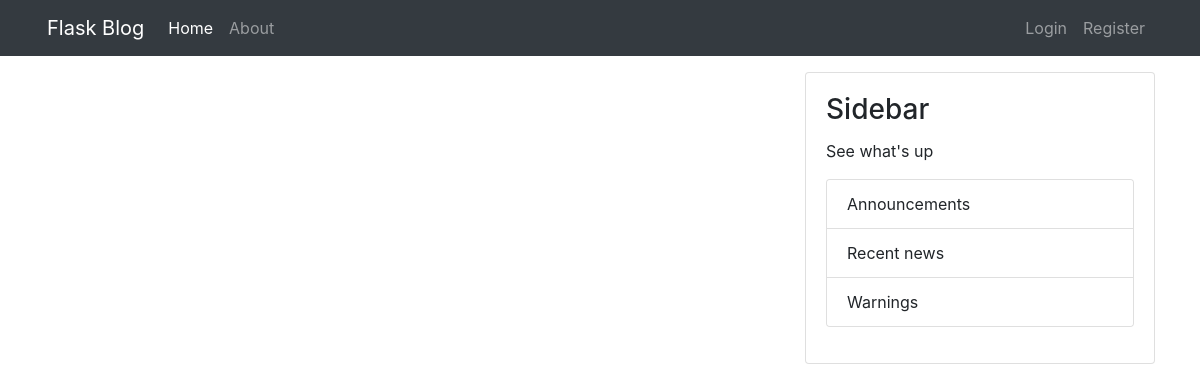
Before: / with the older database file.
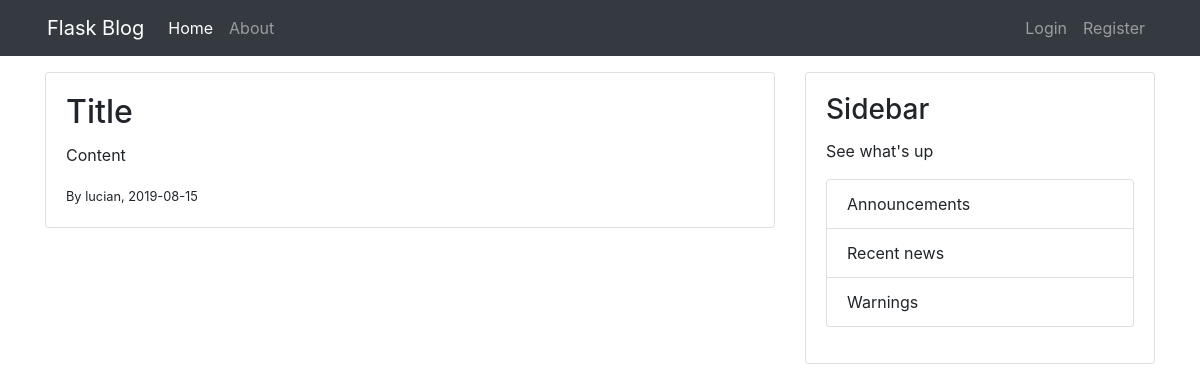
After: the same page with the newer database file.
### flaskblog/models.py (models this page shows, shortened)
class Post(db.Model):
    id = db.Column(db.Integer, primary_key=True)
    title = db.Column(db.String(100), nullable=False)
    date_posted = db.Column(db.DateTime, nullable=False, default=datetime.utcnow)
    content = db.Column(db.Text, nullable=False)
    user_id = db.Column(db.Integer(), db.ForeignKey('user.id'), nullable=False)

class User(db.Model, UserMixin):
    id = db.Column(db.Integer, primary_key=True)
    username = db.Column(db.String(20), unique=True, nullable=False)
    email = db.Column(db.String(100), unique=True, nullable=False)
    image_file = db.Column(db.String(30), nullable=False, default='default.jpg')
    password = db.Column(db.String(30), nullable=False)
    posts = db.relationship('Post', backref='author', lazy=True)

### flaskblog/routes.py (the view)
@app.route('/')
def home():
    posts = Post.query.all()
    return render_template('home.html', posts=posts)

### flaskblog/templates/home.html (shortened to what this page needs)
{% extends 'base.html' %}
{% set active_page = 'home' %}
{% block content %}
    {% for post in posts %}
        <div class="card">
            <div class="card-body">
                <h2 class="card-title">{{ post.title }}</h2>
                <p class="card-text">{{ post.content }}</p>
                <small class="card-subtitle">By {{ post.author.username }}, {{ post.date_posted.date() }}</small>
            </div>
        </div>
    {% endfor %}
{% endblock %}

### flaskblog/templates/base.html (shortened to what this page needs)
<!DOCTYPE html>
<html lang="en">
<head>
    <link rel="stylesheet" href="https://stackpath.bootstrapcdn.com/bootstrap/4.3.1/css/bootstrap.min.css"
>
    <link rel="stylesheet" href="{{ url_for('static', filename='styles.css') }}" />
</head>
<body>
    {% set active_page = active_page|default('index') -%}
    <nav class="navbar navbar-expand-md navbar-dark bg-dark">
        <div class="container">
            <a class="navbar-brand" href="/">Flask Blog</a>
            <div class="collapse navbar-collapse" id="navbarSupportedContent">
                <div class="nav navbar-nav mr-auto">
                    <a class="nav-item nav-link {% if active_page == 'home' %} active {% endif %}" href="/">Home</a>
                    <a class="nav-item nav-link {% if active_page == 'about' %} active {% endif %}" href="/about">About</a>
            </div>
            <div class="collapse navbar-collapse" id="navbarSupportedContent">
                <div class="nav navbar-nav ml-auto">
                    {% if current_user.is_authenticated %}
                        <a class="nav-item nav-link {% if active_page == 'account' %} active {% endif %}" href="/account">Account</a>
                        <a class="nav-item nav-link" href="/logout">Logout</a>
                    {% else %}
                        <a class="nav-item nav-link {% if active_page == 'login' %} active {% endif %}" href="/login">Login</a>
                        <a class="nav-item nav-link {% if active_page == 'register' %} active {% endif %}" href="/register">Register</a>
                    {% endif %}
                </div>
            </div>
        </div>
    </nav>
    <div class="container">
        <div class="row">
            <section class="col-8">
                {% block content %}{% endblock %}
            </section>
            <section class="col-4">
                <div class="card">
                    <div class="card-body">
                        <h3 class="card-title">Sidebar</h3>
                        <p class="card-text">See what's up</p>
                        <div class="card">
                            <ul class="list-group list-group-flush">
                                <li class="list-group-item"><a class="card-link">Announcements</a></li>
                                <li class="list-group-item"><a class="card-link">Recent news</a></li>
                                <li class="list-group-item"><a class="card-link">Warnings</a></li>
                            </ul>
                        </div>
                    </div>
                </div>
            </section>
        </div>
    </div>
</body>
</html>

### flaskblog/static/styles.css (style rules this page uses)
.navbar { padding: .5rem 2rem; }
.card { margin: 1rem 0; }

Changed rows visible on the page:
added Post: title "Title", content "Content", author.username "lucian", date_posted "2019-08-15"
